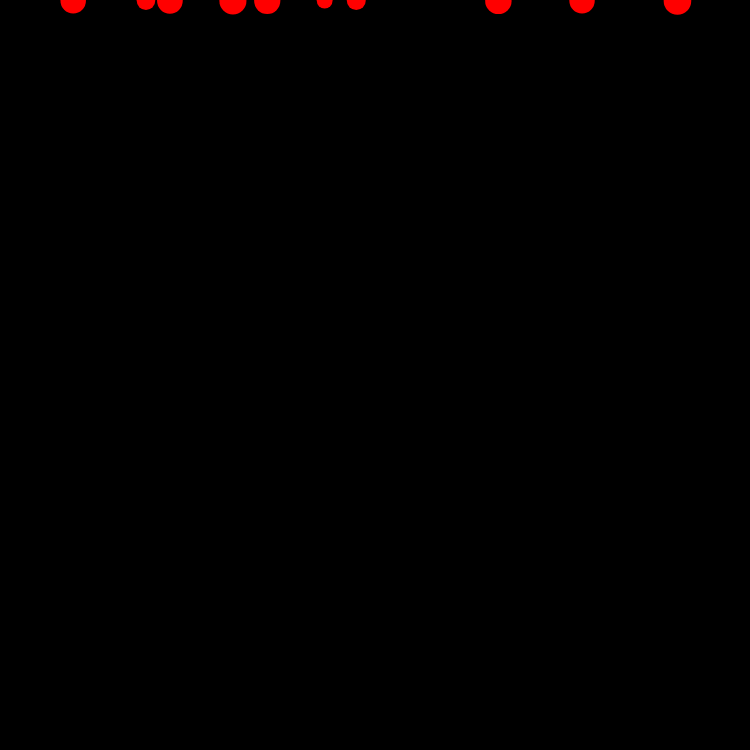
Frame 1 (no input)
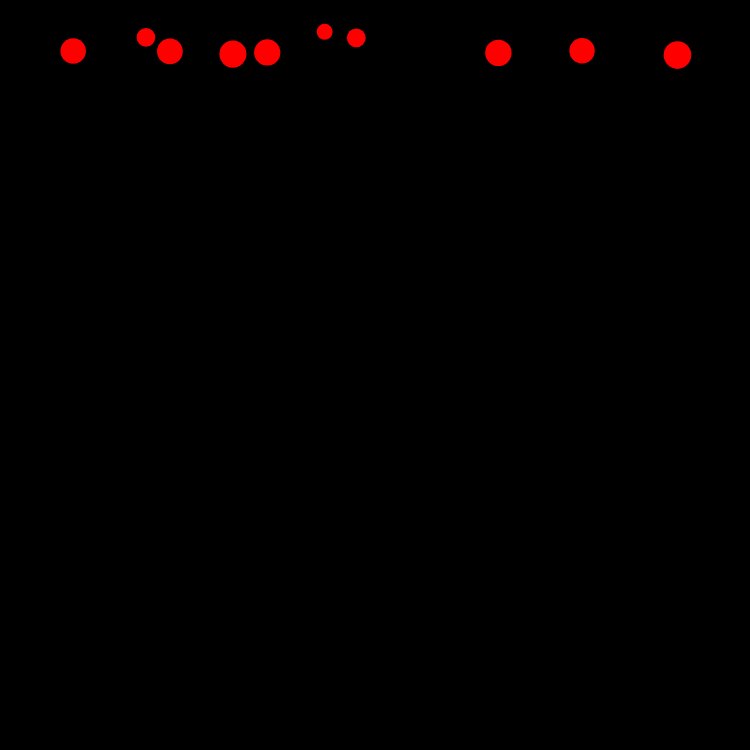
Frame 60 (no input)
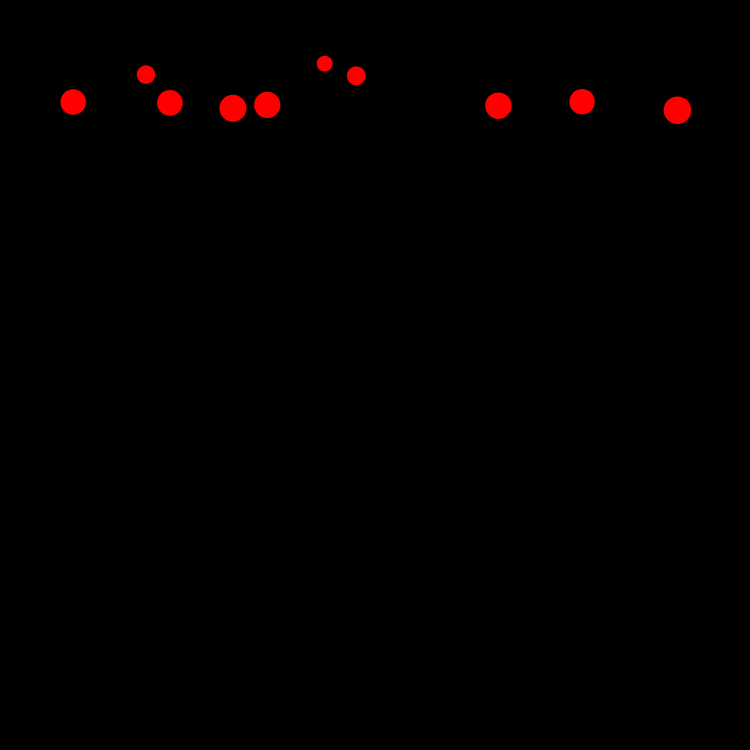
Frame 120 (the mouse pressed at the canvas centre since frame 60)

The p5.js sketch that drew these frames (run headless with seeded random() and noise() and a simulated clock; from frame 60 on, the mouse is pressed at the canvas centre):

// p5.js sketch
// ── sketch.js
var meteors = [];
var level = 1;
var shooted = false;

function setup() {
	createCanvas(750, 750);
	createLevel(level);
}

function createLevel(level)	{
	for(let i = 0; i < 10; i++)	{
		let meteor = new Meteor(level);
		meteors.push(meteor);
	}
}

function resetLevel()	{
	level++;
	createLevel(level);
}

class Meteor	{
	constructor(speedMultiplier)	{
		this.r = random(15, 30);
		this.x = random(25, 725);
		this.y = 0;
		this.speed = map(this.r, 15, 30, 0.5, 1);	// bigger the object is, faster it falls
		this.speedMultiplier = speedMultiplier;
	}

	move()	{
		this.y += this.speed * this.speedMultiplier;
	}

	shoot()	{
		let distance = dist(mouseX, mouseY, this.x, this.y);
		if(distance <= this.r)	{
			return true;
		}
	}

	crashTest()	{
		if(this.y >= 750)	{
			alert("GAME OVER! YOU HAVE REACHED LEVEL: " + level);
		}
	}

	show()	{
		noStroke();
		fill(255, 0, 0);
		ellipse(this.x, this.y, this.r);
	}
}

function mousePressed()	{
	for(let i = 0; i < meteors.length; i++)	{
		if(meteors[i].shoot())	{
			meteors.splice(i, 1);
		}
	}
}

function draw() {
	background(0);
	for(let i = 0; i < meteors.length; i++)	{
		meteors[i].move();
		meteors[i].show();
		meteors[i].crashTest();
	}
	if(meteors.length == 0)	{
		resetLevel();
	}
}
